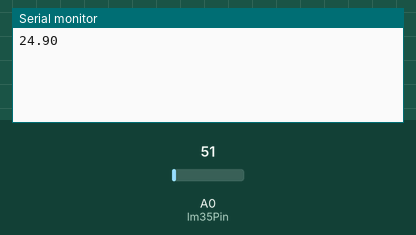
Recording of a sketch running on a simulated Arduino Uno, built with avr-gcc and run on an emulated ATmega328P. On the bench: the last lines printed to the serial monitor. The test bench sets the inputs (shaded band); at power-on: A0 (lm35Pin) = 51.

Above: at 1.2 s.
1.3 s: A0 (lm35Pin) set to 61
At 3.1 s:
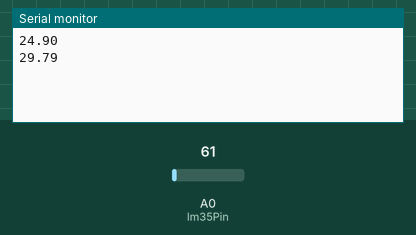
3.2 s: A0 (lm35Pin) set to 71
At 7.1 s:
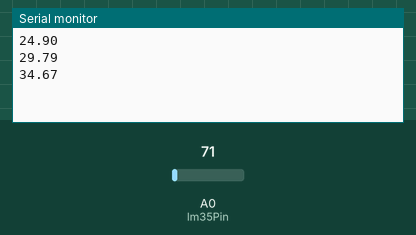
Timing chart, 0 to 8.6 s (numbered marks = the images above; inputs shaded):
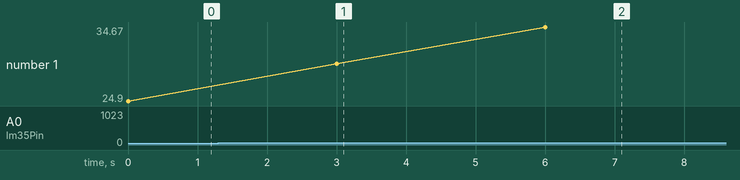

The sketch:

temperature.ino
```cpp
float temperature;    // 온도 센서로부터 받는 전압값을 섭씨로 변경
int reading;      // 온도 센서로부터 받는 전압값
int lm35Pin = A0; // 온도 센서 연결 핀

void setup()
{
    analogReference(DEFAULT);   // 온도 센서 초기화
    Serial.begin(9600);         // 시리얼 통신
}

void loop()
{
    reading = analogRead(lm35Pin);    // 전압값을 받음
    temperature = (5.0 * analogRead(lm35Pin) * 100.0) / 1024;   // 섭씨로 변경


    Serial.println(temperature);      // 시리얼 모니터에 출력
    delay(3000);
}
```

Measured:
- after the input at 1.3 s, the serial monitor: prints a new line after 1.7 s (image 1)
- after the input at 3.2 s, the serial monitor: prints a new line after 2.8 s (image 2)
- plotted number 1: 24.9 → 29.79 after the input at 1.3 s, 29.79 → 34.67 after the input at 3.2 s
